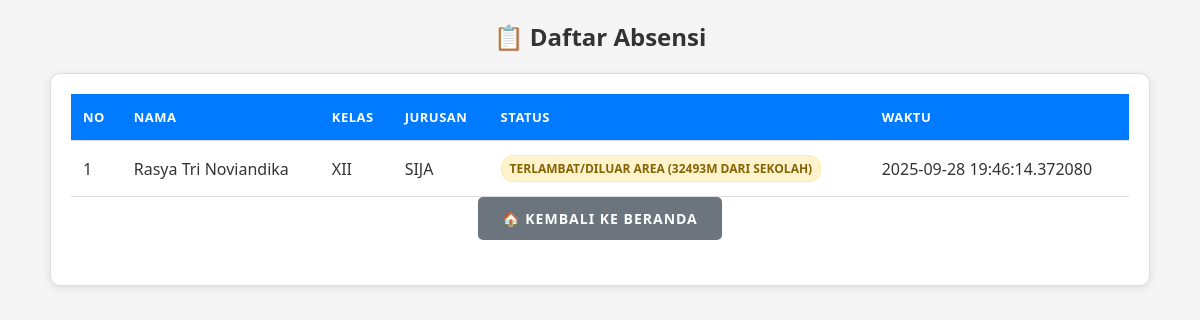
Before: /absensi with the older database file.
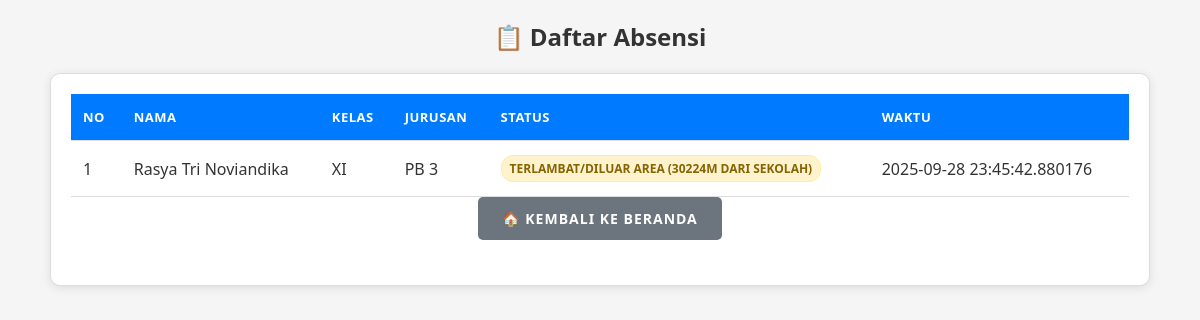
After: the same page with the newer database file.
### tables this page shows
CREATE TABLE absensi (
            id INTEGER PRIMARY KEY AUTOINCREMENT,
            siswa_id INTEGER,
            nama TEXT NOT NULL,
            kelas TEXT NOT NULL,
            jurusan TEXT NOT NULL,
            latitude REAL,
            longitude REAL,
            status TEXT NOT NULL,
            waktu TIMESTAMP DEFAULT CURRENT_TIMESTAMP
        );

### app.py (the view)
@app.route("/absensi")
def absensi_user():
    conn = sqlite3.connect(DB_NAME)
    cur = conn.cursor()
    cur.execute("SELECT nama, kelas, jurusan, status, waktu FROM absensi ORDER BY waktu DESC")
    absensi = cur.fetchall()
    conn.close()
    return render_template("user/absensi.html", absensi=absensi)

### templates/user/absensi.html (shortened to what this page needs)
<!DOCTYPE html>
<html lang="id">
<head>
</head>
<body>
<div class="container">
    <h2>📋 Daftar Absensi</h2>
    <div class="table-container">
        {% if absensi %}
        <table>
            <thead>
                <tr>
                    <th>No</th>
                    <th>Nama</th>
                    <th>Kelas</th>
                    <th>Jurusan</th>
                    <th>Status</th>
                    <th>Waktu</th>
                </tr>
            </thead>
            <tbody>
                {% for a in absensi %}
                <tr>
                    <td data-label="No">{{ loop.index }}</td>
                    <td data-label="Nama">{{ a[0] }}</td>
                    <td data-label="Kelas">{{ a[1] }}</td>
                    <td data-label="Jurusan">{{ a[2] }}</td>
                    <td data-label="Status">
                        {% if "HADIR" in a[3] %}
                            <span class="status-badge status-hadir">{{ a[3] }}</span>
                        {% elif "TERLAMBAT" in a[3] or "DILUAR AREA" in a[3] %}
                            <span class="status-badge status-terlambat">{{ a[3] }}</span>
                        {% else %}
                            <span class="status-badge status-alpha">{{ a[3] }}</span>
                        {% endif %}
                    </td>
                    <td data-label="Waktu">{{ a[4] }}</td>
                </tr>
                {% endfor %}
            </tbody>
        </table>
        {% else %}
        <div class="no-data">
            <div class="no-data-icon">📭</div>
            <p><strong>Belum ada data absensi</strong></p>
            <p>Silakan lakukan absensi terlebih dahulu</p>
        </div>
        {% endif %}
         <div class="button-group">
        <a href="{{ url_for('index') }}" class="button secondary">🏠 Kembali ke Beranda</a>
    </div>
    </div>
</div>
</body>
</html>

### templates/user/absensi.html (style rules this page uses)
* { margin: 0; padding: 0; box-sizing: border-box; font-family: 'Segoe UI', Tahoma, Geneva, Verdana, sans-serif; }
body { background: #f5f5f5; color: #333; padding: 20px; margin: 0; min-height: 100vh; }
h2 { text-align: center; margin-bottom: 20px; color: #333; font-weight: 600; }
.container { max-width: 1100px; margin: 0 auto; }
.button-group { display: flex; gap: 15px; margin-bottom: 25px; flex-wrap: wrap; justify-content: center; }
a.button { display: inline-block; padding: 12px 24px; background: #007bff; color: white; text-decoration: none; border-radius: 5px; font-weight: 600; transition: all 0.3s ease; text-transform: uppercase; letter-spacing: 1px; font-size: 14px; }
a.button.secondary { background: #6c757d; }
.table-container { background: #fff; padding: 20px; border-radius: 10px; box-shadow: 0 2px 10px rgba(0,0,0,0.1); border: 1px solid #ddd; overflow-x: auto; }
table { width: 100%; border-collapse: collapse; min-width: 700px; }
th, td { padding: 14px 12px; border-bottom: 1px solid #ddd; text-align: left; }
th { background: #007bff; color: white; text-transform: uppercase; letter-spacing: 0.5px; font-size: 13px; font-weight: 600; }
.status-badge { display: inline-block; padding: 4px 8px; border-radius: 12px; font-size: 12px; font-weight: 600; text-transform: uppercase; }
.status-terlambat { background: #fff3cd; color: #856404; border: 1px solid #ffeaa7; }
html { scroll-behavior: smooth; }

Changed rows visible on the page:
changed absensi "Rasya Tri Noviandika": kelas "XII" → "XI"; jurusan "SIJA" → "PB 3"; status "TERLAMBAT/DILUAR AREA (32493M DARI SEKOLAH)" → "TERLAMBAT/DILUAR AREA (30224M DARI SEKOLAH)"; waktu "2025-09-28 19:46:14.372080" → "2025-09-28 23:45:42.880176"
